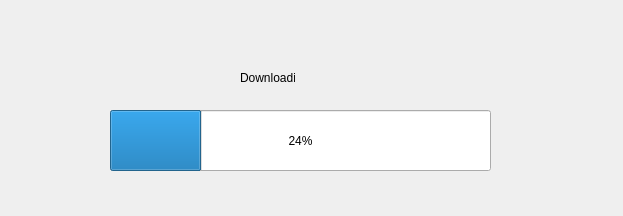
<?xml version="1.0" encoding="UTF-8"?>
<ui version="4.0">
 <class>MainWindow</class>
 <widget class="QMainWindow" name="MainWindow">
  <property name="geometry">
   <rect>
    <x>0</x>
    <y>0</y>
    <width>623</width>
    <height>216</height>
   </rect>
  </property>
  <property name="windowTitle">
   <string>MainWindow</string>
  </property>
  <widget class="QWidget" name="centralWidget">
   <widget class="ProgressBar" name="progressBar">
    <property name="geometry">
     <rect>
      <x>110</x>
      <y>110</y>
      <width>381</width>
      <height>61</height>
     </rect>
    </property>
    <property name="value">
     <number>24</number>
    </property>
   </widget>
   <widget class="QLabel" name="label">
    <property name="geometry">
     <rect>
      <x>240</x>
      <y>70</y>
      <width>55</width>
      <height>16</height>
     </rect>
    </property>
    <property name="text">
     <string>Downloading</string>
    </property>
   </widget>
  </widget>
 </widget>
 <layoutdefault spacing="6" margin="11"/>
 <customwidgets>
  <customwidget>
   <class>ProgressBar</class>
   <extends>QProgressBar</extends>
   <header>progressbar.h</header>
  </customwidget>
 </customwidgets>
 <resources/>
 <connections/>
</ui>
